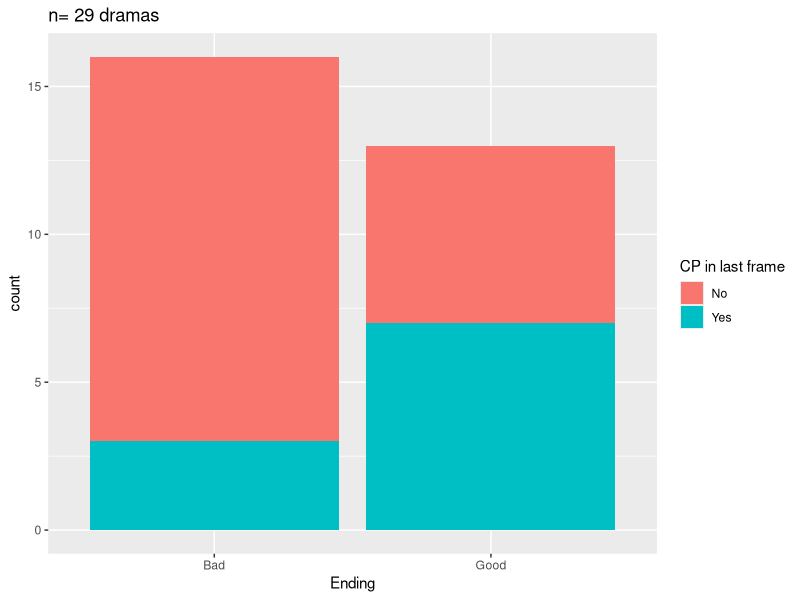
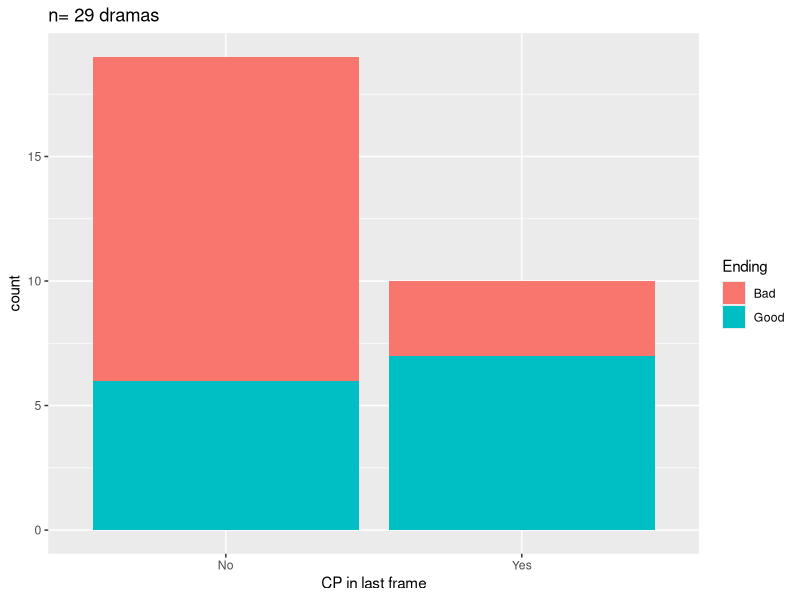

These charts were generated, in order, by the following R code:
## ---- chunk 1
knitr::opts_chunk$set(echo = TRUE)
## ---- chunk 2
library(ggplot2)
## ---- chunk 3
d<-read.csv(file = "th20220611_cdrama_ED.csv",header=T,sep=";")
n<-nrow(d)
paste("number of dramas in dataset:",n)
## ---- chunk 4
table(d$HE)
table(d$CP_lastframe)
m<-as.matrix(table(d$CP_lastframe,d$HE))
#m
paste("dramas with happy ending:",round((sum(m[,2])/sum(m)*100),digits=2),"%")
paste("dramas with CP in last frame:",round((sum(m[2,])/sum(m)*100),digits=2),"%")
paste("Of dramas with CP not in last frame,",round((m[1,2]/sum(m[1,])*100),digits=2),"% have a happy ending")
paste("Of dramas with CP in last frame,",round((m[2,2]/sum(m[2,])*100),digits=2),"% have a happy ending")
fisher.test(m)
## ---- chunk 5
ggplot(d,aes(x=HE,fill=CP_lastframe))+
  geom_bar()+
  ggtitle(paste("n=",n,"dramas"))+
  scale_x_discrete(name = "Ending", labels = c("Bad","Good"))+
  scale_fill_discrete(name = "CP in last frame", labels = c("No","Yes"))
## ---- chunk 6
ggplot(d,aes(x=CP_lastframe,fill=HE))+
  geom_bar()+
  ggtitle(paste("n=",n,"dramas"))+
  scale_x_discrete(name = "CP in last frame", labels = c("No","Yes"))+
  scale_fill_discrete(name = "Ending", labels = c("Bad","Good"))
